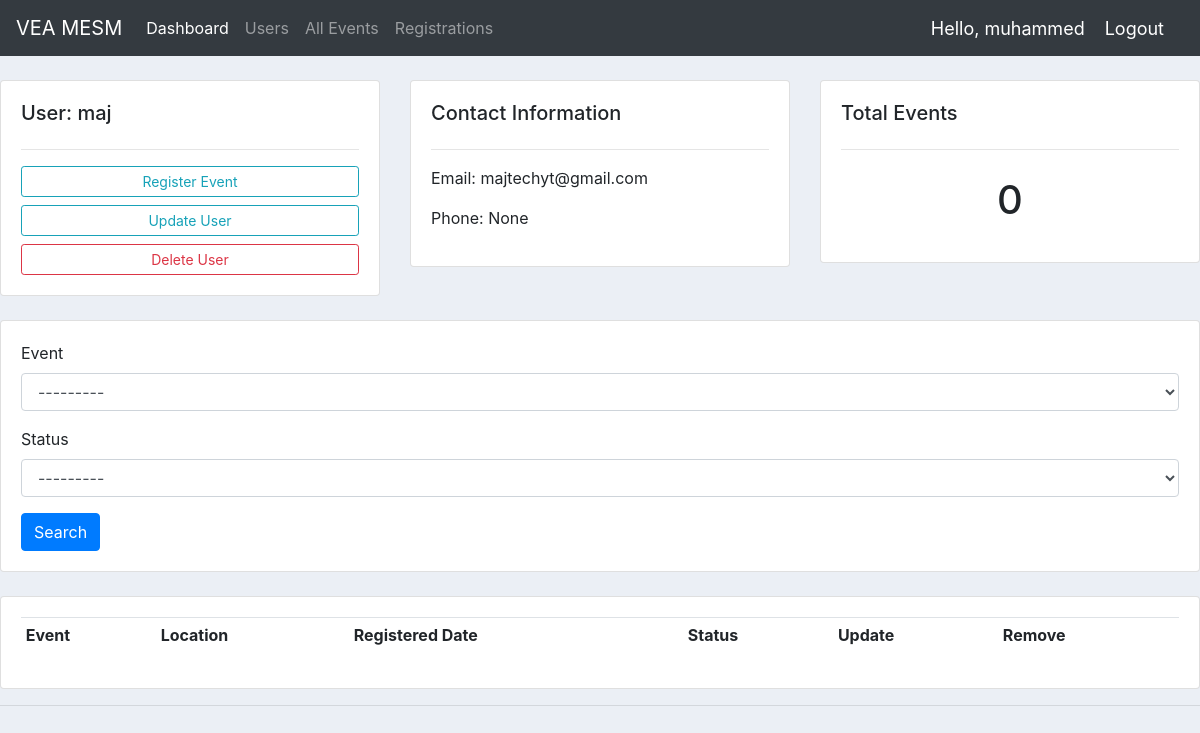
The app's page /participant/12/ (signed in), older data.
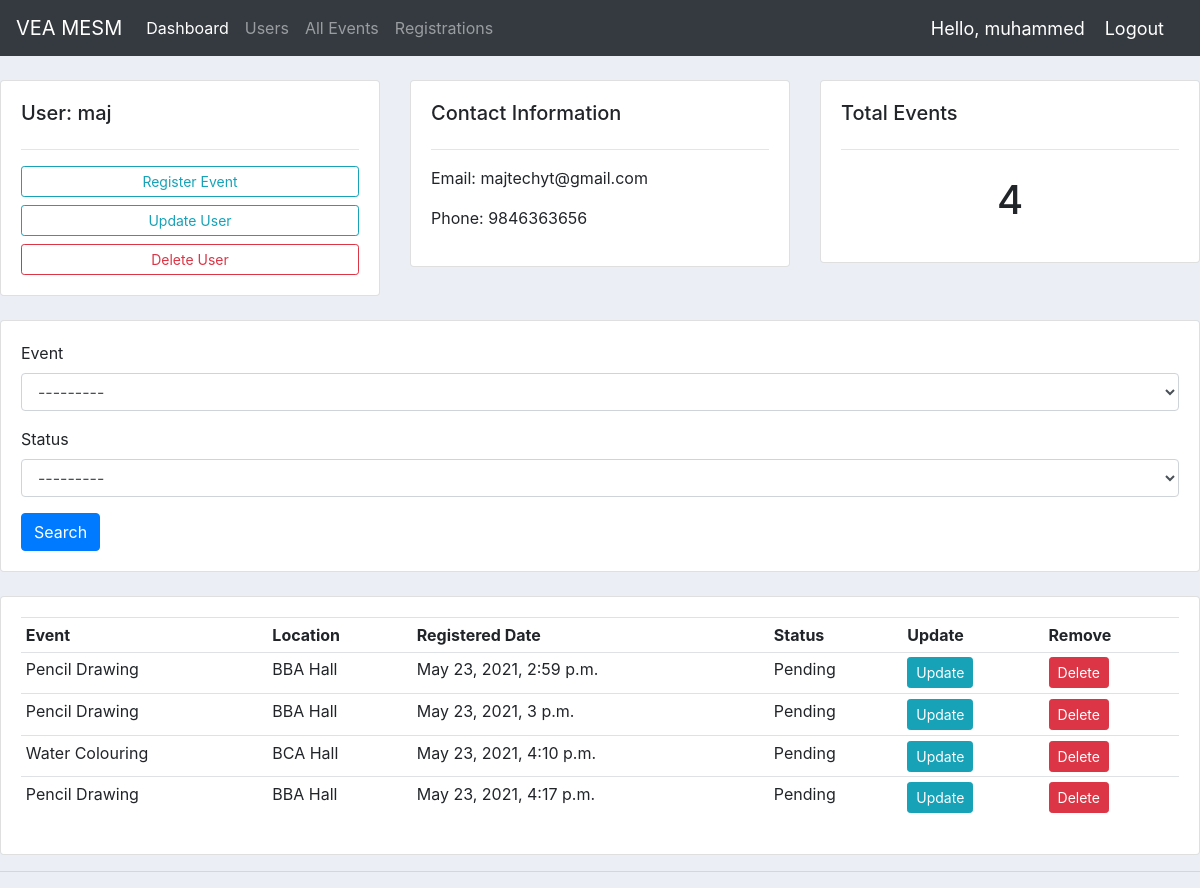
The same page, newer data.
### accounts/models.py (models this page shows, shortened)
class Participant(models.Model):
    user = models.OneToOneField(User, null=True, on_delete=models.CASCADE)
    name = models.CharField(max_length=200, null=True)
    phone = models.CharField(max_length=200, null=True)
    email = models.CharField(max_length=200, null=True)
    date_created = models.DateTimeField(auto_now_add=True, null=True)

class Event_Member(models.Model):
    STATUS = (
        ('Pending', 'Pending'),
        ('Completed', 'Completed'),
        ('Absent', 'Absent'),
    )
    participant = models.ForeignKey(Participant, null=True, on_delete=models.CASCADE)
    event = models.ForeignKey(Event, null=True, on_delete=models.CASCADE)
    date_created = models.DateTimeField(auto_now_add=True, null=True)
    status = models.CharField(max_length=200, null=True, choices=STATUS)

class Event(models.Model):
    STATUS = (
        ('Ongoing', 'Ongoing'),
        ('Completed', 'Completed'),
        ('Upcoming', 'Upcoming'),
    )
    name = models.CharField(max_length=200, null=True)
    location = models.CharField(max_length=200, null=True)
    status = models.CharField(max_length=200, null=True, choices=STATUS)
    description = models.CharField(max_length=200, null=True, blank=True)
    date = models.DateTimeField(blank=True, null=True)
    def __str__(self):
        return self.name

### accounts/decorators.py (the view)
        def wrapper_func(request, *args, **kwargs):
            group = None
            if request.user.groups.exists():
                group = request.user.groups.all()[0].name
            if group in allowed_roles:
                return view_func(request, *args, **kwargs)
            else:
                return HttpResponse('You are not authorized to view this page')

### accounts/views.py (called while the page is built)
@login_required(login_url='login')
@allowed_users(allowed_roles=['admin'])
def customer(request, pk_test):
    participant = Participant.objects.get(id=pk_test)
    event_members = participant.event_member_set.all()
    event_member_count = event_members.count()
    myFilter = Event_memberFilter(request.GET, queryset=event_members)
    event_members = myFilter.qs
    context = {'participant': participant, 'event_members': event_members, 'event_member_count': event_member_count,
               'myFilter': myFilter}
    return render(request, 'accounts/customer.html', context)

### accounts/templates/accounts/customer.html
{% extends 'accounts/main.html' %}
{% load crispy_forms_filters %}
{% block content %}
<br>
<div class="row">
	<div class="col-md">
		<div class="card card-body">
			<h5>User: {{participant.name}}</h5>
			<hr>
			<a class="btn btn-outline-info  btn-sm btn-block" href="{% url 'create_event_member' participant.id %}">Register Event</a>
			<a class="btn btn-outline-info  btn-sm btn-block" href="{% url 'update_participant' participant.id %}">Update User</a>
			<a class="btn btn-outline-danger  btn-sm btn-block" href="{% url 'delete_participant' participant.id %}">Delete User</a>
		</div>
	</div>
	<div class="col-md">
		<div class="card card-body">
			<h5>Contact Information</h5>
			<hr>
			<p>Email: {{participant.email}}</p>
			<p>Phone: {{participant.phone}}</p>
		</div>
	</div>
	<div class="col-md">
		<div class="card card-body">
			<h5>Total Events</h5>
			<hr>
			<h1 style="text-align: center;padding: 10px">{{event_member_count}}</h1>
		</div>
	</div>
</div>
<br>
<div class="row">
	<div class="col">
		<div class="card card-body">
			<form method="get">
			{{myFilter.form|crispy}}
		    <button class="btn btn-primary" type="submit">Search</button>
		  </form>
		</div>
	</div>
</div>
<br>
<div class="row">
	<div class="col-md">
		<div class="card card-body">
			<table class="table table-sm">
				<tr>
					<th>Event</th>
					<th>Location</th>
					<th>Registered Date</th>
					<th>Status</th>
					<th>Update</th>
					<th>Remove</th>
				</tr>
				{% for event_member in event_members %}
				<tr>
					<td>{{event_member.event}}</td>
					<td>{{event_member.event.location}}</td>
					<td>{{event_member.date_created}}</td>
					<td>{{event_member.status}}</td>
					<td><a class="btn btn-sm btn-info" href="{% url 'update_event_member' event_member.id %}">Update</a> </td>
					<td><a class="btn btn-sm btn-danger" href="{% url 'delete_event_member' event_member.id %}">Delete</a> </td>
				</tr>
				{% endfor %}
			</table>
		</div>
	</div>
</div>
{% endblock %}

Row changes from the older to the newer data that the page shows:
changed Participant "maj": phone "None" → "9846363656"
added Event_Member: event "Pencil Drawing", event.location "BBA Hall", date_created "May 23, 2021, 2:59 p.m.", status "Pending"
added Event_Member: event "Pencil Drawing", event.location "BBA Hall", date_created "May 23, 2021, 3 p.m.", status "Pending"
added Event_Member: event "Water Colouring", event.location "BCA Hall", date_created "May 23, 2021, 4:10 p.m.", status "Pending"
added Event_Member: event "Pencil Drawing", event.location "BBA Hall", date_created "May 23, 2021, 4:17 p.m.", status "Pending"
Text that changed along with them:
{{ event_member_count }}: "0" → "4"
